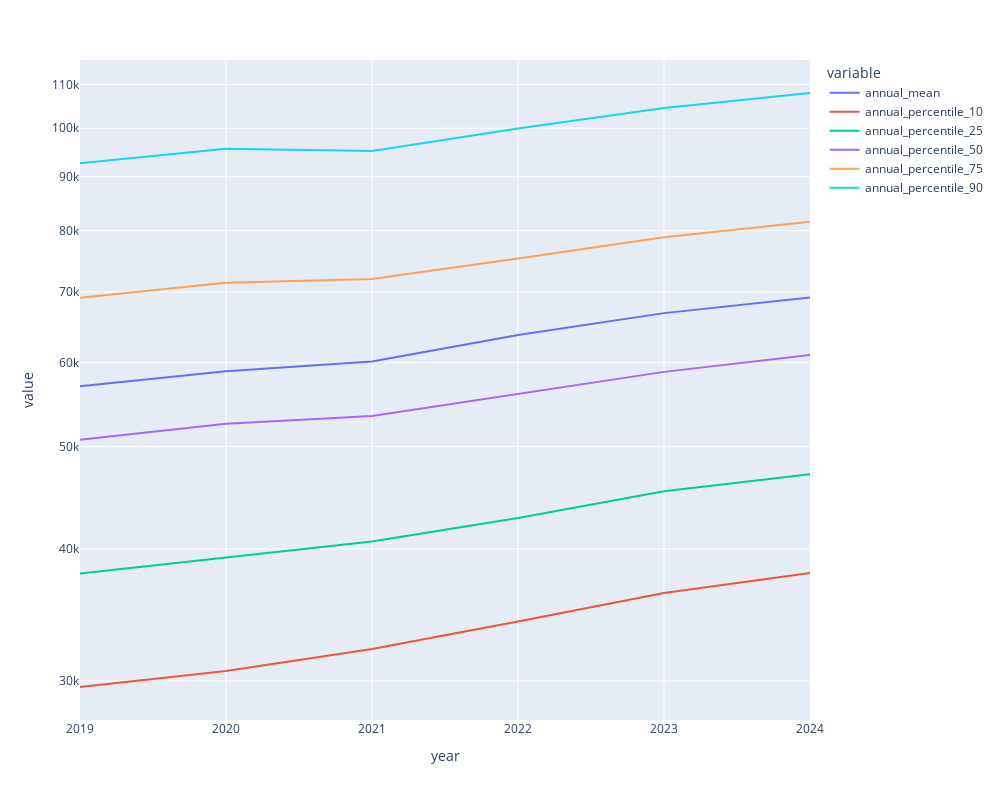

Write notebook code for a chart like this one.
### Code cell
# add note that total for minor and major could be different -> some groups could have more titles under them, or create a weighted average with number of total employment

px.line(
    df_aux, 
    x = "year", 
    y = [
        "annual_mean", 
        "annual_percentile_10", 
        "annual_percentile_25", 
        "annual_percentile_50", 
        "annual_percentile_75", 
        "annual_percentile_90",
    ],
    log_y=True,
    width=1000, 
    height=800
)

### Figure 1 — Plotly figure (JSON) as saved in the notebook; plotly's stock layout.template omitted (floating-point values rounded to 4 significant figures)
{"data": [{"hovertemplate": "variable=annual_mean<br>year=%{x}<br>value=%{y}<extra></extra>", "legendgroup": "annual_mean", "line": {"color": "#636efa", "dash": "solid"}, "marker": {"symbol": "circle"}, "mode": "lines", "name": "annual_mean", "orientation": "v", "showlegend": true, "type": "scatter", "x": [2019, 2020, 2021, 2022, 2023, 2024], "xaxis": "x", "y": [57000.0, 58910.0, 60150.0, 63740.0, 66840.0, 69180.0], "yaxis": "y"}, {"hovertemplate": "variable=annual_percentile_10<br>year=%{x}<br>value=%{y}<extra></extra>", "legendgroup": "annual_percentile_10", "line": {"color": "#EF553B", "dash": "solid"}, "marker": {"symbol": "circle"}, "mode": "lines", "name": "annual_percentile_10", "orientation": "v", "showlegend": true, "type": "scatter", "x": [2019, 2020, 2021, 2022, 2023, 2024], "xaxis": "x", "y": [29600.0, 30650.0, 32160.0, 34140.0, 36330.0, 37950.0], "yaxis": "y"}, {"hovertemplate": "variable=annual_percentile_25<br>year=%{x}<br>value=%{y}<extra></extra>", "legendgroup": "annual_percentile_25", "line": {"color": "#00cc96", "dash": "solid"}, "marker": {"symbol": "circle"}, "mode": "lines", "name": "annual_percentile_25", "orientation": "v", "showlegend": true, "type": "scatter", "x": [2019, 2020, 2021, 2022, 2023, 2024], "xaxis": "x", "y": [37900.0, 39260.0, 40650.0, 42780.0, 45340.0, 47060.0], "yaxis": "y"}, {"hovertemplate": "variable=annual_percentile_50<br>year=%{x}<br>value=%{y}<extra></extra>", "legendgroup": "annual_percentile_50", "line": {"color": "#ab63fa", "dash": "solid"}, "marker": {"symbol": "circle"}, "mode": "lines", "name": "annual_percentile_50", "orientation": "v", "showlegend": true, "type": "scatter", "x": [2019, 2020, 2021, 2022, 2023, 2024], "xaxis": "x", "y": [50730.0, 52520.0, 53420.0, 56030.0, 58810.0, 61030.0], "yaxis": "y"}, {"hovertemplate": "variable=annual_percentile_75<br>year=%{x}<br>value=%{y}<extra></extra>", "legendgroup": "annual_percentile_75", "line": {"color": "#FFA15A", "dash": "solid"}, "marker": {"symbol": "circle"}, "mode": "lines", "name": "annual_percentile_75", "orientation": "v", "showlegend": true, "type": "scatter", "x": [2019, 2020, 2021, 2022, 2023, 2024], "xaxis": "x", "y": [69100.0, 71400.0, 72010.0, 75270.0, 78870.0, 81580.0], "yaxis": "y"}, {"hovertemplate": "variable=annual_percentile_90<br>year=%{x}<br>value=%{y}<extra></extra>", "legendgroup": "annual_percentile_90", "line": {"color": "#19d3f3", "dash": "solid"}, "marker": {"symbol": "circle"}, "mode": "lines", "name": "annual_percentile_90", "orientation": "v", "showlegend": true, "type": "scatter", "x": [2019, 2020, 2021, 2022, 2023, 2024], "xaxis": "x", "y": [92650.0, 95640.0, 95170.0, 99920.0, 104500.0, 108000.0], "yaxis": "y"}], "layout": {"height": 800, "legend": {"title": {"text": "variable"}, "tracegroupgap": 0}, "margin": {"t": 60}, "width": 1000, "xaxis": {"anchor": "y", "domain": [0, 1], "title": {"text": "year"}}, "yaxis": {"anchor": "x", "domain": [0, 1], "title": {"text": "value"}, "type": "log"}}}
